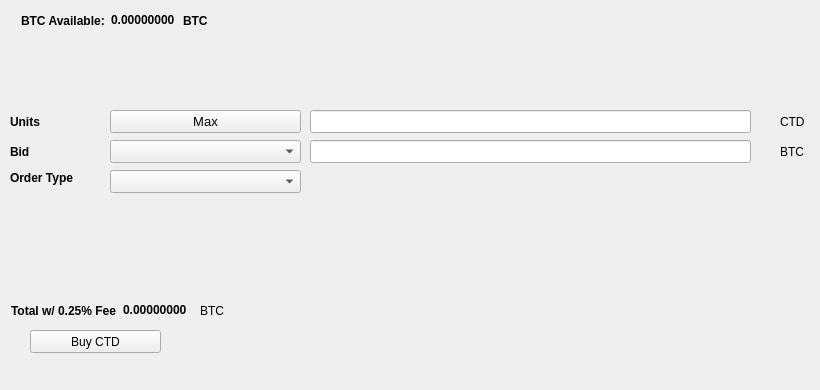
   <widget class="QWidget" name="BuyTab">
    <attribute name="title">
     <string>Buy</string>
    </attribute>
    <widget class="QPushButton" name="BuyCTD">
     <property name="geometry">
      <rect>
       <x>30</x>
       <y>330</y>
       <width>131</width>
       <height>23</height>
      </rect>
     </property>
     <property name="text">
      <string>Buy CTD</string>
     </property>
     <property name="icon">
      <iconset resource="../ctdcoin.qrc">
       <normaloff>:/icons/bitcoin</normaloff>:/icons/bitcoin</iconset>
     </property>
    </widget>
    <widget class="QLabel" name="label_3">
     <property name="geometry">
      <rect>
       <x>10</x>
       <y>110</y>
       <width>46</width>
       <height>23</height>
      </rect>
     </property>
     <property name="font">
      <font>
       <weight>75</weight>
       <bold>true</bold>
      </font>
     </property>
     <property name="text">
      <string>Units</string>
     </property>
    </widget>
    <widget class="QLineEdit" name="UnitsInput">
     <property name="geometry">
      <rect>
       <x>310</x>
       <y>110</y>
       <width>441</width>
       <height>23</height>
      </rect>
     </property>
     <property name="font">
      <font>
       <pointsize>9</pointsize>
       <weight>75</weight>
       <bold>true</bold>
      </font>
     </property>
    </widget>
    <widget class="QLineEdit" name="BuyBidPriceEdit">
     <property name="geometry">
      <rect>
       <x>310</x>
       <y>140</y>
       <width>441</width>
       <height>23</height>
      </rect>
     </property>
     <property name="font">
      <font>
       <pointsize>9</pointsize>
       <weight>75</weight>
       <bold>true</bold>
      </font>
     </property>
    </widget>
    <widget class="QLabel" name="label_4">
     <property name="geometry">
      <rect>
       <x>780</x>
       <y>110</y>
       <width>31</width>
       <height>23</height>
      </rect>
     </property>
     <property name="text">
      <string>CTD</string>
     </property>
    </widget>
    <widget class="QLabel" name="label_5">
     <property name="geometry">
      <rect>
       <x>780</x>
       <y>140</y>
       <width>31</width>
       <height>23</height>
      </rect>
     </property>
     <property name="text">
      <string>BTC</string>
     </property>
    </widget>
    <widget class="QLabel" name="label_6">
     <property name="geometry">
      <rect>
       <x>10</x>
       <y>140</y>
       <width>46</width>
       <height>23</height>
      </rect>
     </property>
     <property name="font">
      <font>
       <weight>75</weight>
       <bold>true</bold>
      </font>
     </property>
     <property name="text">
      <string>Bid</string>
     </property>
    </widget>
    <widget class="QLabel" name="label_7">
     <property name="geometry">
      <rect>
       <x>10</x>
       <y>170</y>
       <width>91</width>
       <height>16</height>
      </rect>
     </property>
     <property name="font">
      <font>
       <weight>75</weight>
       <bold>true</bold>
      </font>
     </property>
     <property name="text">
      <string>Order Type</string>
     </property>
    </widget>
    <widget class="QPushButton" name="Buy_Max_Amount">
     <property name="geometry">
      <rect>
       <x>110</x>
       <y>110</y>
       <width>191</width>
       <height>23</height>
      </rect>
     </property>
     <property name="font">
      <font>
       <pointsize>10</pointsize>
      </font>
     </property>
     <property name="text">
      <string>Max</string>
     </property>
    </widget>
    <widget class="QComboBox" name="BuyBidcomboBox">
     <property name="geometry">
      <rect>
       <x>110</x>
       <y>140</y>
       <width>191</width>
       <height>23</height>
      </rect>
     </property>
     <property name="font">
      <font>
       <pointsize>10</pointsize>
      </font>
     </property>
    </widget>
    <widget class="QComboBox" name="buyOrdertypeCombo">
     <property name="geometry">
      <rect>
       <x>110</x>
       <y>170</y>
       <width>191</width>
       <height>23</height>
      </rect>
     </property>
     <property name="font">
      <font>
       <pointsize>10</pointsize>
      </font>
     </property>
    </widget>
    <widget class="QWidget" name="layoutWidget1">
     <property name="geometry">
      <rect>
       <x>21</x>
       <y>11</y>
       <width>227</width>
       <height>19</height>
      </rect>
     </property>
     <layout class="QHBoxLayout" name="horizontalLayout_3">
      <item>
       <widget class="QLabel" name="label232">
        <property name="font">
         <font>
          <weight>75</weight>
          <bold>true</bold>
         </font>
        </property>
        <property name="text">
         <string>BTC Available:</string>
        </property>
       </widget>
      </item>
      <item>
       <widget class="QLabel" name="BtcAvailableLbl">
        <property name="palette">
         <palette>
          <active>
           <colorrole role="WindowText">
            <brush brushstyle="SolidPattern">
             <color alpha="255">
              <red>0</red>
              <green>0</green>
              <blue>0</blue>
             </color>
            </brush>
           </colorrole>
           <colorrole role="Button">
            <brush brushstyle="SolidPattern">
             <color alpha="255">
              <red>0</red>
              <green>170</green>
              <blue>0</blue>
             </color>
            </brush>
           </colorrole>
           <colorrole role="Light">
            <brush brushstyle="SolidPattern">
             <color alpha="255">
              <red>0</red>
              <green>255</green>
              <blue>0</blue>
             </color>
            </brush>
           </colorrole>
           <colorrole role="Midlight">
            <brush brushstyle="SolidPattern">
             <color alpha="255">
              <red>0</red>
              <green>212</green>
              <blue>0</blue>
             </color>
            </brush>
           </colorrole>
           <colorrole role="Dark">
            <brush brushstyle="SolidPattern">
             <color alpha="255">
              <red>0</red>
              <green>85</green>
              <blue>0</blue>
             </color>
            </brush>
           </colorrole>
           <colorrole role="Mid">
            <brush brushstyle="SolidPattern">
             <color alpha="255">
              <red>0</red>
              <green>113</green>
              <blue>0</blue>
             </color>
            </brush>
           </colorrole>
           <colorrole role="Text">
            <brush brushstyle="SolidPattern">
             <color alpha="255">
              <red>0</red>
              <green>170</green>
              <blue>0</blue>
             </color>
            </brush>
           </colorrole>
           <colorrole role="BrightText">
            <brush brushstyle="SolidPattern">
             <color alpha="255">
              <red>255</red>
              <green>255</green>
              <blue>255</blue>
             </color>
            </brush>
           </colorrole>
           <colorrole role="ButtonText">
            <brush brushstyle="SolidPattern">
             <color alpha="255">
              <red>0</red>
              <green>0</green>
              <blue>0</blue>
             </color>
            </brush>
           </colorrole>
           <colorrole role="Base">
            <brush brushstyle="SolidPattern">
             <color alpha="255">
              <red>255</red>
              <green>255</green>
              <blue>255</blue>
             </color>
            </brush>
           </colorrole>
           <colorrole role="Window">
            <brush brushstyle="SolidPattern">
             <color alpha="255">
              <red>0</red>
              <green>170</green>
              <blue>0</blue>
             </color>
            </brush>
           </colorrole>
           <colorrole role="Shadow">
            <brush brushstyle="SolidPattern">
             <color alpha="255">
              <red>0</red>
              <green>0</green>
              <blue>0</blue>
             </color>
            </brush>
           </colorrole>
           <colorrole role="AlternateBase">
            <brush brushstyle="SolidPattern">
             <color alpha="255">
              <red>127</red>
              <green>212</green>
              <blue>127</blue>
             </color>
            </brush>
           </colorrole>
           <colorrole role="ToolTipBase">
            <brush brushstyle="SolidPattern">
             <color alpha="255">
              <red>255</red>
              <green>255</green>
              <blue>220</blue>
             </color>
            </brush>
           </colorrole>
           <colorrole role="ToolTipText">
            <brush brushstyle="SolidPattern">
             <color alpha="255">
              <red>0</red>
              <green>0</green>
              <blue>0</blue>
             </color>
            </brush>
           </colorrole>
          </active>
          <inactive>
           <colorrole role="WindowText">
            <brush brushstyle="SolidPattern">
             <color alpha="255">
              <red>0</red>
              <green>0</green>
              <blue>0</blue>
             </color>
            </brush>
           </colorrole>
           <colorrole role="Button">
            <brush brushstyle="SolidPattern">
             <color alpha="255">
              <red>0</red>
              <green>170</green>
              <blue>0</blue>
             </color>
            </brush>
           </colorrole>
           <colorrole role="Light">
            <brush brushstyle="SolidPattern">
             <color alpha="255">
              <red>0</red>
              <green>255</green>
              <blue>0</blue>
             </color>
            </brush>
           </colorrole>
           <colorrole role="Midlight">
            <brush brushstyle="SolidPattern">
             <color alpha="255">
              <red>0</red>
              <green>212</green>
              <blue>0</blue>
             </color>
            </brush>
           </colorrole>
           <colorrole role="Dark">
            <brush brushstyle="SolidPattern">
             <color alpha="255">
              <red>0</red>
              <green>85</green>
              <blue>0</blue>
             </color>
            </brush>
           </colorrole>
           <colorrole role="Mid">
            <brush brushstyle="SolidPattern">
             <color alpha="255">
              <red>0</red>
              <green>113</green>
              <blue>0</blue>
             </color>
            </brush>
           </colorrole>
           <colorrole role="Text">
            <brush brushstyle="SolidPattern">
             <color alpha="255">
              <red>0</red>
              <green>170</green>
              <blue>0</blue>
             </color>
            </brush>
           </colorrole>
           <colorrole role="BrightText">
            <brush brushstyle="SolidPattern">
             <color alpha="255">
              <red>255</red>
              <green>255</green>
              <blue>255</blue>
             </color>
            </brush>
           </colorrole>
           <colorrole role="ButtonText">
            <brush brushstyle="SolidPattern">
             <color alpha="255">
              <red>0</red>
              <green>0</green>
              <blue>0</blue>
             </color>
            </brush>
           </colorrole>
           <colorrole role="Base">
            <brush brushstyle="SolidPattern">
             <color alpha="255">
              <red>255</red>
              <green>255</green>
              <blue>255</blue>
             </color>
            </brush>
           </colorrole>
           <colorrole role="Window">
            <brush brushstyle="SolidPattern">
             <color alpha="255">
              <red>0</red>
              <green>170</green>
              <blue>0</blue>
             </color>
            </brush>
           </colorrole>
           <colorrole role="Shadow">
            <brush brushstyle="SolidPattern">
             <color alpha="255">
              <red>0</red>
              <green>0</green>
              <blue>0</blue>
             </color>
            </brush>
           </colorrole>
           <colorrole role="AlternateBase">
            <brush brushstyle="SolidPattern">
             <color alpha="255">
              <red>127</red>
              <green>212</green>
              <blue>127</blue>
             </color>
            </brush>
           </colorrole>
           <colorrole role="ToolTipBase">
            <brush brushstyle="SolidPattern">
             <color alpha="255">
              <red>255</red>
              <green>255</green>
              <blue>220</blue>
             </color>
            </brush>
           </colorrole>
           <colorrole role="ToolTipText">
            <brush brushstyle="SolidPattern">
             <color alpha="255">
              <red>0</red>
              <green>0</green>
              <blue>0</blue>
             </color>
            </brush>
           </colorrole>
          </inactive>
          <disabled>
           <colorrole role="WindowText">
            <brush brushstyle="SolidPattern">
             <color alpha="255">
              <red>0</red>
              <green>85</green>
              <blue>0</blue>
             </color>
            </brush>
           </colorrole>
           <colorrole role="Button">
            <brush brushstyle="SolidPattern">
             <color alpha="255">
              <red>0</red>
              <green>170</green>
              <blue>0</blue>
             </color>
            </brush>
           </colorrole>
           <colorrole role="Light">
            <brush brushstyle="SolidPattern">
             <color alpha="255">
              <red>0</red>
              <green>255</green>
              <blue>0</blue>
             </color>
            </brush>
           </colorrole>
           <colorrole role="Midlight">
            <brush brushstyle="SolidPattern">
             <color alpha="255">
              <red>0</red>
              <green>212</green>
              <blue>0</blue>
             </color>
            </brush>
           </colorrole>
           <colorrole role="Dark">
            <brush brushstyle="SolidPattern">
             <color alpha="255">
              <red>0</red>
              <green>85</green>
              <blue>0</blue>
             </color>
            </brush>
           </colorrole>
           <colorrole role="Mid">
            <brush brushstyle="SolidPattern">
             <color alpha="255">
              <red>0</red>
              <green>113</green>
              <blue>0</blue>
             </color>
            </brush>
           </colorrole>
           <colorrole role="Text">
            <brush brushstyle="SolidPattern">
             <color alpha="255">
              <red>0</red>
              <green>85</green>
              <blue>0</blue>
             </color>
            </brush>
           </colorrole>
           <colorrole role="BrightText">
            <brush brushstyle="SolidPattern">
             <color alpha="255">
              <red>255</red>
              <green>255</green>
              <blue>255</blue>
             </color>
            </brush>
           </colorrole>
           <colorrole role="ButtonText">
            <brush brushstyle="SolidPattern">
             <color alpha="255">
              <red>0</red>
              <green>85</green>
              <blue>0</blue>
             </color>
            </brush>
           </colorrole>
           <colorrole role="Base">
            <brush brushstyle="SolidPattern">
             <color alpha="255">
              <red>0</red>
              <green>170</green>
              <blue>0</blue>
             </color>
            </brush>
           </colorrole>
           <colorrole role="Window">
            <brush brushstyle="SolidPattern">
             <color alpha="255">
              <red>0</red>
              <green>170</green>
              <blue>0</blue>
             </color>
            </brush>
           </colorrole>
           <colorrole role="Shadow">
            <brush brushstyle="SolidPattern">
             <color alpha="255">
              <red>0</red>
              <green>0</green>
              <blue>0</blue>
             </color>
            </brush>
           </colorrole>
           <colorrole role="AlternateBase">
            <brush brushstyle="SolidPattern">
             <color alpha="255">
              <red>0</red>
              <green>170</green>
              <blue>0</blue>
             </color>
            </brush>
           </colorrole>
           <colorrole role="ToolTipBase">
            <brush brushstyle="SolidPattern">
             <color alpha="255">
              <red>255</red>
              <green>255</green>
              <blue>220</blue>
             </color>
            </brush>
           </colorrole>
           <colorrole role="ToolTipText">
            <brush brushstyle="SolidPattern">
             <color alpha="255">
              <red>0</red>
              <green>0</green>
              <blue>0</blue>
             </color>
            </brush>
           </colorrole>
          </disabled>
         </palette>
        </property>
        <property name="font">
         <font>
          <weight>75</weight>
          <bold>true</bold>
         </font>
        </property>
        <property name="text">
         <string>0.00000000</string>
        </property>
        <property name="textInteractionFlags">
         <set>Qt::LinksAccessibleByMouse|Qt::TextSelectableByKeyboard|Qt::TextSelectableByMouse</set>
        </property>
       </widget>
      </item>
      <item>
       <widget class="QLabel" name="BtcAvailableLbl_2">
        <property name="font">
         <font>
          <weight>75</weight>
          <bold>true</bold>
         </font>
        </property>
        <property name="text">
         <string>BTC</string>
        </property>
       </widget>
      </item>
     </layout>
    </widget>
    <widget class="QWidget" name="layoutWidge2">
     <property name="geometry">
      <rect>
       <x>11</x>
       <y>301</y>
       <width>259</width>
       <height>19</height>
      </rect>
     </property>
     <layout class="QHBoxLayout" name="horizontalLayout_4">
      <item>
       <widget class="QLabel" name="label_9">
        <property name="font">
         <font>
          <weight>75</weight>
          <bold>true</bold>
         </font>
        </property>
        <property name="text">
         <string>Total w/ 0.25% Fee</string>
        </property>
       </widget>
      </item>
      <item>
       <widget class="QLabel" name="BuyCostLabel">
        <property name="palette">
         <palette>
          <active>
           <colorrole role="WindowText">
            <brush brushstyle="SolidPattern">
             <color alpha="255">
              <red>0</red>
              <green>0</green>
              <blue>0</blue>
             </color>
            </brush>
           </colorrole>
           <colorrole role="Button">
            <brush brushstyle="SolidPattern">
             <color alpha="255">
              <red>0</red>
              <green>170</green>
              <blue>0</blue>
             </color>
            </brush>
           </colorrole>
           <colorrole role="Light">
            <brush brushstyle="SolidPattern">
             <color alpha="255">
              <red>0</red>
              <green>255</green>
              <blue>0</blue>
             </color>
            </brush>
           </colorrole>
           <colorrole role="Midlight">
            <brush brushstyle="SolidPattern">
             <color alpha="255">
              <red>0</red>
              <green>212</green>
              <blue>0</blue>
             </color>
            </brush>
           </colorrole>
           <colorrole role="Dark">
            <brush brushstyle="SolidPattern">
             <color alpha="255">
              <red>0</red>
              <green>85</green>
              <blue>0</blue>
             </color>
            </brush>
           </colorrole>
           <colorrole role="Mid">
            <brush brushstyle="SolidPattern">
             <color alpha="255">
              <red>0</red>
              <green>113</green>
              <blue>0</blue>
             </color>
            </brush>
           </colorrole>
           <colorrole role="Text">
            <brush brushstyle="SolidPattern">
             <color alpha="255">
              <red>0</red>
              <green>170</green>
              <blue>0</blue>
             </color>
            </brush>
           </colorrole>
           <colorrole role="BrightText">
            <brush brushstyle="SolidPattern">
             <color alpha="255">
              <red>255</red>
              <green>255</green>
              <blue>255</blue>
             </color>
            </brush>
           </colorrole>
           <colorrole role="ButtonText">
            <brush brushstyle="SolidPattern">
             <color alpha="255">
              <red>0</red>
              <green>0</green>
              <blue>0</blue>
             </color>
            </brush>
           </colorrole>
           <colorrole role="Base">
            <brush brushstyle="SolidPattern">
             <color alpha="255">
              <red>255</red>
              <green>255</green>
              <blue>255</blue>
             </color>
            </brush>
           </colorrole>
           <colorrole role="Window">
            <brush brushstyle="SolidPattern">
             <color alpha="255">
              <red>0</red>
              <green>170</green>
              <blue>0</blue>
             </color>
            </brush>
           </colorrole>
           <colorrole role="Shadow">
            <brush brushstyle="SolidPattern">
             <color alpha="255">
              <red>0</red>
              <green>0</green>
              <blue>0</blue>
             </color>
            </brush>
           </colorrole>
           <colorrole role="AlternateBase">
            <brush brushstyle="SolidPattern">
             <color alpha="255">
              <red>127</red>
              <green>212</green>
              <blue>127</blue>
             </color>
            </brush>
           </colorrole>
           <colorrole role="ToolTipBase">
            <brush brushstyle="SolidPattern">
             <color alpha="255">
              <red>255</red>
              <green>255</green>
              <blue>220</blue>
             </color>
            </brush>
           </colorrole>
           <colorrole role="ToolTipText">
            <brush brushstyle="SolidPattern">
             <color alpha="255">
              <red>0</red>
              <green>0</green>
              <blue>0</blue>
             </color>
            </brush>
           </colorrole>
          </active>
          <inactive>
           <colorrole role="WindowText">
            <brush brushstyle="SolidPattern">
             <color alpha="255">
              <red>0</red>
              <green>0</green>
              <blue>0</blue>
             </color>
            </brush>
           </colorrole>
           <colorrole role="Button">
            <brush brushstyle="SolidPattern">
             <color alpha="255">
              <red>0</red>
              <green>170</green>
              <blue>0</blue>
             </color>
            </brush>
           </colorrole>
           <colorrole role="Light">
            <brush brushstyle="SolidPattern">
             <color alpha="255">
              <red>0</red>
              <green>255</green>
              <blue>0</blue>
             </color>
            </brush>
           </colorrole>
           <colorrole role="Midlight">
            <brush brushstyle="SolidPattern">
             <color alpha="255">
              <red>0</red>
              <green>212</green>
              <blue>0</blue>
             </color>
            </brush>
           </colorrole>
           <colorrole role="Dark">
            <brush brushstyle="SolidPattern">
             <color alpha="255">
              <red>0</red>
              <green>85</green>
              <blue>0</blue>
             </color>
            </brush>
           </colorrole>
           <colorrole role="Mid">
            <brush brushstyle="SolidPattern">
             <color alpha="255">
              <red>0</red>
              <green>113</green>
              <blue>0</blue>
             </color>
            </brush>
           </colorrole>
           <colorrole role="Text">
            <brush brushstyle="SolidPattern">
             <color alpha="255">
              <red>0</red>
              <green>170</green>
              <blue>0</blue>
             </color>
            </brush>
           </colorrole>
           <colorrole role="BrightText">
            <brush brushstyle="SolidPattern">
             <color alpha="255">
              <red>255</red>
              <green>255</green>
              <blue>255</blue>
             </color>
            </brush>
           </colorrole>
           <colorrole role="ButtonText">
            <brush brushstyle="SolidPattern">
             <color alpha="255">
              <red>0</red>
              <green>0</green>
              <blue>0</blue>
             </color>
            </brush>
           </colorrole>
           <colorrole role="Base">
            <brush brushstyle="SolidPattern">
             <color alpha="255">
              <red>255</red>
              <green>255</green>
              <blue>255</blue>
             </color>
            </brush>
           </colorrole>
           <colorrole role="Window">
            <brush brushstyle="SolidPattern">
             <color alpha="255">
              <red>0</red>
              <green>170</green>
              <blue>0</blue>
             </color>
            </brush>
           </colorrole>
           <colorrole role="Shadow">
            <brush brushstyle="SolidPattern">
             <color alpha="255">
              <red>0</red>
              <green>0</green>
              <blue>0</blue>
             </color>
            </brush>
           </colorrole>
           <colorrole role="AlternateBase">
            <brush brushstyle="SolidPattern">
             <color alpha="255">
              <red>127</red>
              <green>212</green>
              <blue>127</blue>
             </color>
            </brush>
           </colorrole>
           <colorrole role="ToolTipBase">
            <brush brushstyle="SolidPattern">
             <color alpha="255">
              <red>255</red>
              <green>255</green>
              <blue>220</blue>
             </color>
            </brush>
           </colorrole>
           <colorrole role="ToolTipText">
            <brush brushstyle="SolidPattern">
             <color alpha="255">
              <red>0</red>
              <green>0</green>
              <blue>0</blue>
             </color>
            </brush>
           </colorrole>
          </inactive>
          <disabled>
           <colorrole role="WindowText">
            <brush brushstyle="SolidPattern">
             <color alpha="255">
              <red>0</red>
              <green>85</green>
              <blue>0</blue>
             </color>
            </brush>
           </colorrole>
           <colorrole role="Button">
            <brush brushstyle="SolidPattern">
             <color alpha="255">
              <red>0</red>
              <green>170</green>
              <blue>0</blue>
             </color>
            </brush>
           </colorrole>
           <colorrole role="Light">
            <brush brushstyle="SolidPattern">
             <color alpha="255">
              <red>0</red>
              <green>255</green>
              <blue>0</blue>
             </color>
            </brush>
           </colorrole>
           <colorrole role="Midlight">
            <brush brushstyle="SolidPattern">
             <color alpha="255">
              <red>0</red>
              <green>212</green>
              <blue>0</blue>
             </color>
            </brush>
           </colorrole>
           <colorrole role="Dark">
            <brush brushstyle="SolidPattern">
             <color alpha="255">
              <red>0</red>
              <green>85</green>
              <blue>0</blue>
             </color>
            </brush>
           </colorrole>
           <colorrole role="Mid">
            <brush brushstyle="SolidPattern">
             <color alpha="255">
              <red>0</red>
              <green>113</green>
              <blue>0</blue>
             </color>
            </brush>
           </colorrole>
           <colorrole role="Text">
            <brush brushstyle="SolidPattern">
             <color alpha="255">
              <red>0</red>
              <green>85</green>
              <blue>0</blue>
             </color>
            </brush>
           </colorrole>
           <colorrole role="BrightText">
            <brush brushstyle="SolidPattern">
             <color alpha="255">
              <red>255</red>
              <green>255</green>
              <blue>255</blue>
             </color>
            </brush>
           </colorrole>
           <colorrole role="ButtonText">
            <brush brushstyle="SolidPattern">
             <color alpha="255">
              <red>0</red>
              <green>85</green>
              <blue>0</blue>
             </color>
            </brush>
           </colorrole>
           <colorrole role="Base">
            <brush brushstyle="SolidPattern">
             <color alpha="255">
              <red>0</red>
              <green>170</green>
              <blue>0</blue>
             </color>
            </brush>
           </colorrole>
           <colorrole role="Window">
            <brush brushstyle="SolidPattern">
             <color alpha="255">
              <red>0</red>
              <green>170</green>
              <blue>0</blue>
             </color>
            </brush>
           </colorrole>
           <colorrole role="Shadow">
            <brush brushstyle="SolidPattern">
             <color alpha="255">
              <red>0</red>
              <green>0</green>
              <blue>0</blue>
             </color>
            </brush>
           </colorrole>
           <colorrole role="AlternateBase">
            <brush brushstyle="SolidPattern">
             <color alpha="255">
              <red>0</red>
              <green>170</green>
              <blue>0</blue>
             </color>
            </brush>
           </colorrole>
           <colorrole role="ToolTipBase">
            <brush brushstyle="SolidPattern">
             <color alpha="255">
              <red>255</red>
              <green>255</green>
              <blue>220</blue>
             </color>
            </brush>
           </colorrole>
           <colorrole role="ToolTipText">
            <brush brushstyle="SolidPattern">
             <color alpha="255">
              <red>0</red>
              <green>0</green>
              <blue>0</blue>
             </color>
            </brush>
           </colorrole>
          </disabled>
         </palette>
        </property>
        <property name="font">
         <font>
          <weight>75</weight>
          <bold>true</bold>
         </font>
        </property>
        <property name="autoFillBackground">
         <bool>false</bool>
        </property>
        <property name="text">
         <string>0.00000000</string>
        </property>
        <property name="textInteractionFlags">
         <set>Qt::LinksAccessibleByMouse|Qt::TextSelectableByMouse</set>
        </property>
       </widget>
      </item>
      <item>
       <widget class="QLabel" name="label_10">
        <property name="font">
         <font>
          <weight>50</weight>
          <bold>false</bold>
         </font>
        </property>
        <property name="text">
         <string>BTC</string>
        </property>
       </widget>
      </item>
     </layout>
    </widget>
    <widget class="QLabel" name="label_24">
     <property name="geometry">
      <rect>
       <x>460</x>
       <y>300</y>
       <width>281</width>
       <height>81</height>
      </rect>
     </property>
     <property name="text">
      <string/>
     </property>
     <property name="pixmap">
      <pixmap>:/images/bittrex</pixmap>
     </property>
    </widget>
   </widget>
